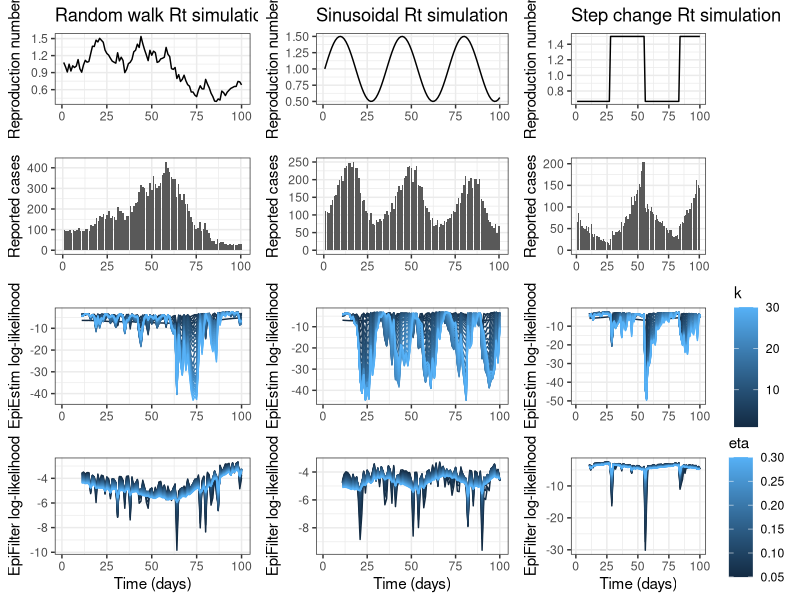

R code for this plot: (Note: this script raises an error after producing the figure.)

rm(list=ls())

library(tidyverse)
library(cowplot)

# Load the data
df = read.csv("paper/outputs/s7_swll_data.csv")
df_ee = read.csv("paper/outputs/s7_swll_epiestim.csv") %>% mutate(Model="EpiEstim")
df_ef = read.csv("paper/outputs/s7_swll_epifilter.csv") %>% mutate(Model="EpiFilter")

df_ee$swll[df_ee$t <= 10] = NaN
df_ef$swll[df_ef$t <= 10] = NaN

custom_theme <- theme_bw() +
  theme(
    axis.title = element_text(size=8),
    axis.text = element_text(size=7.5),
    strip.background = element_blank(),
    strip.text = element_text(size=10),
    plot.title = element_text(hjust = 0.5),
    legend.text = element_text(size=8),
    legend.title = element_text(size=8)
  )



# Plot random walk simulation results
plt_Rt_rw = ggplot(df %>% filter(simulation=="Random walk"), aes(x=t, y=Rt)) +
  geom_line() +
  custom_theme +
  theme_bw() + 
  ylab("Reproduction number") + xlab("") +
  ggtitle("Random walk Rt simulation")

plt_cases_rw = ggplot(df %>% filter(simulation=="Random walk"), aes(x=t, y=Ct)) +
  geom_col() +
  custom_theme +
  theme_bw() +
  ylab("Reported cases") + xlab("")

plt_ee_rw = ggplot(df_ee %>% filter(simulation=="Random walk"), aes(x=t, y=swll, color=k, group=k)) +
  geom_line() +
  custom_theme +
  theme_bw() +
  ylab("EpiEstim log-likelihood") + xlab("") +
  theme(legend.position="none")

plt_ef_rw = ggplot(df_ef %>% filter(simulation=="Random walk"), aes(x=t, y=swll, color=eta, group=eta)) +
  geom_line() +
  custom_theme +
  theme_bw() +
  ylab("EpiFilter log-likelihood") + xlab("Time (days)") +
  theme(legend.position="none")

plt_rw = plot_grid(plt_Rt_rw, plt_cases_rw, plt_ee_rw, plt_ef_rw, ncol=1, align="v")



# Plot sinusoidal simulation results
plt_Rt_sin = ggplot(df %>% filter(simulation=="Sinusoidal"), aes(x=t, y=Rt)) +
  geom_line() +
  custom_theme +
  theme_bw() +
  ylab("Reproduction number") + xlab("") +
  ggtitle("Sinusoidal Rt simulation")

plt_cases_sin = ggplot(df %>% filter(simulation=="Sinusoidal"), aes(x=t, y=Ct)) +
  geom_col() +
  custom_theme +
  theme_bw() +
  ylab("Reported cases") + xlab("")

plt_ee_sin = ggplot(df_ee %>% filter(simulation=="Sinusoidal"), aes(x=t, y=swll, color=k, group=k)) +
  geom_line() +
  custom_theme +
  theme_bw() +
  ylab("EpiEstim log-likelihood") + xlab("") +
  theme(legend.position="none")

plt_ef_sin = ggplot(df_ef %>% filter(simulation=="Sinusoidal"), aes(x=t, y=swll, color=eta, group=eta)) +
  geom_line() +
  custom_theme +
  theme_bw() +
  ylab("EpiFilter log-likelihood") + xlab("Time (days)") +
  theme(legend.position="none")

plt_sin = plot_grid(plt_Rt_sin, plt_cases_sin, plt_ee_sin, plt_ef_sin, ncol=1, align="v")



# Plot step-change simulation results
plt_Rt_sc = ggplot(df %>% filter(simulation=="Step-change"), aes(x=t, y=Rt)) +
  geom_line() +
  custom_theme +
  theme_bw() +
  ylab("Reproduction number") + xlab("")+
  ggtitle("Step change Rt simulation")

plt_cases_sc = ggplot(df %>% filter(simulation=="Step-change"), aes(x=t, y=Ct)) +
  geom_col() +
  custom_theme +
  theme_bw() +
  ylab("Reported cases") + xlab("")

plt_ee_sc = ggplot(df_ee %>% filter(simulation=="Step-change"), aes(x=t, y=swll, color=k, group=k)) +
  geom_line() +
  custom_theme +
  theme_bw() +
  ylab("EpiEstim log-likelihood") + xlab("")

plt_ef_sc = ggplot(df_ef %>% filter(simulation=="Step-change"), aes(x=t, y=swll, color=eta, group=eta)) +
  geom_line() +
  custom_theme +
  theme_bw() +
  ylab("EpiFilter log-likelihood") + xlab("Time (days)")

plt_sc = plot_grid(plt_Rt_sc, plt_cases_sc, plt_ee_sc, plt_ef_sc, ncol=1, align="v")


plt = plot_grid(plt_rw, plt_sin, plt_sc, ncol=3, rel_widths=c(1,1,1.1))
plt
ggsave("paper/figures/s7_stepwiselikelihoods.png", plt, width=25, height=20, dpi=300, units="cm")





